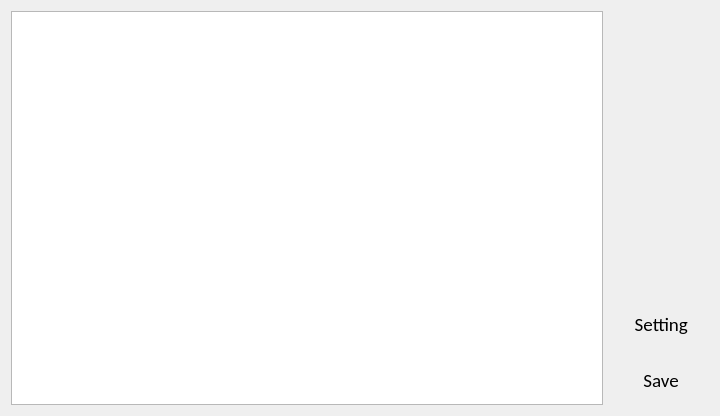
               <widget class="QWidget" name="tab_3">
                <attribute name="title">
                 <string>2D plot</string>
                </attribute>
                <layout class="QGridLayout" name="gridLayout_27">
                 <item row="0" column="0">
                  <widget class="QGraphicsView" name="graphicsView_2D">
                   <property name="minimumSize">
                    <size>
                     <width>592</width>
                     <height>394</height>
                    </size>
                   </property>
                  </widget>
                 </item>
                 <item row="0" column="1">
                  <layout class="QGridLayout" name="gridLayout_32">
                   <item row="1" column="0">
                    <widget class="QToolButton" name="toolButton_setting_4">
                     <property name="minimumSize">
                      <size>
                       <width>100</width>
                       <height>50</height>
                      </size>
                     </property>
                     <property name="maximumSize">
                      <size>
                       <width>100</width>
                       <height>50</height>
                      </size>
                     </property>
                     <property name="font">
                      <font>
                       <family>Calibri</family>
                       <pointsize>14</pointsize>
                      </font>
                     </property>
                     <property name="styleSheet">
                      <string notr="true">border:none;</string>
                     </property>
                     <property name="text">
                      <string> Setting</string>
                     </property>
                     <property name="icon">
                      <iconset>
                       <normaloff>../../../gear.png</normaloff>../../../gear.png</iconset>
                     </property>
                     <property name="iconSize">
                      <size>
                       <width>24</width>
                       <height>24</height>
                      </size>
                     </property>
                     <property name="toolButtonStyle">
                      <enum>Qt::ToolButtonTextBesideIcon</enum>
                     </property>
                    </widget>
                   </item>
                   <item row="2" column="0">
                    <widget class="QToolButton" name="toolButton_save_2">
                     <property name="minimumSize">
                      <size>
                       <width>0</width>
                       <height>50</height>
                      </size>
                     </property>
                     <property name="maximumSize">
                      <size>
                       <width>100</width>
                       <height>50</height>
                      </size>
                     </property>
                     <property name="font">
                      <font>
                       <family>Calibri</family>
                       <pointsize>14</pointsize>
                       <weight>50</weight>
                       <italic>false</italic>
                       <bold>false</bold>
                      </font>
                     </property>
                     <property name="styleSheet">
                      <string notr="true">border: none;</string>
                     </property>
                     <property name="text">
                      <string> Save</string>
                     </property>
                     <property name="icon">
                      <iconset>
                       <normaloff>../../../play-button.png</normaloff>../../../play-button.png</iconset>
                     </property>
                     <property name="iconSize">
                      <size>
                       <width>24</width>
                       <height>24</height>
                      </size>
                     </property>
                     <property name="toolButtonStyle">
                      <enum>Qt::ToolButtonTextBesideIcon</enum>
                     </property>
                    </widget>
                   </item>
                   <item row="0" column="0">
                    <widget class="QLabel" name="label_37">
                     <property name="text">
                      <string/>
                     </property>
                    </widget>
                   </item>
                  </layout>
                 </item>
                </layout>
               </widget>
